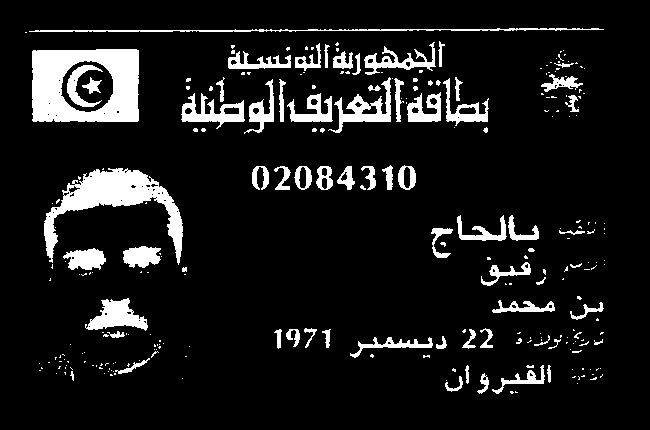
#> input picture ocr_cin/temp/no_noise.jpg, 650 x 430 px
$ python mask.py
#> lines starting #> are read from the running program, lines starting #| are printed output that depends on the picture; after the words box and inside, x2 and y2 are one past the last pixel; in counts of white or black regions, pixels touching at a corner belong together
import cv2
import numpy as np

image = cv2.imread('temp/no_noise.jpg')
#> image is the input picture: shape (430, 650, 3); min 0, max 255, mean 25.8

# Convert the image to grayscale
gray = cv2.cvtColor(image, cv2.COLOR_BGR2GRAY)

# Perform Gaussian smoothing
blurred = cv2.GaussianBlur(gray, (3, 3), 0)
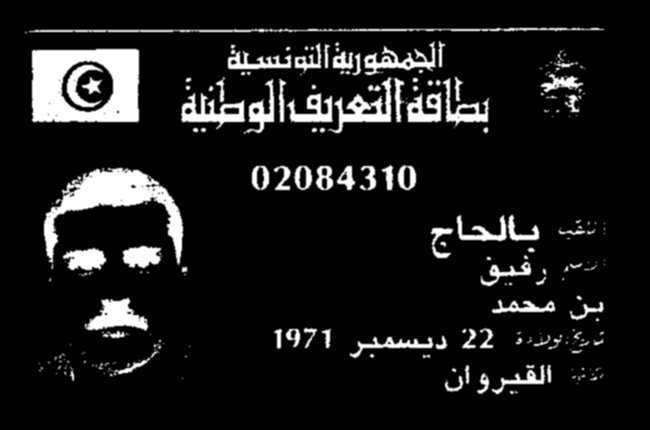
#> blurred: shape (430, 650); min 0, max 255, mean 25.8

# Perform Canny edge detection
edges = cv2.Canny(blurred, 50, 150)
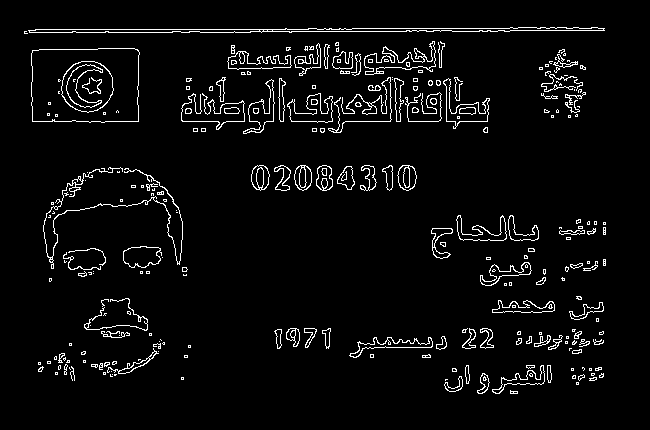
#> edges: shape (430, 650); 4.4% white in thin lines or dots, all inside (x1, y1, x2, y2) = (24, 27, 606, 394)

# Create a binary mask with the edges
mask = np.zeros_like(gray)
mask1 = np.zeros_like(gray)
# Draw the regions you want to keep visible on the mask using white color
cv2.rectangle(mask1, (250, 145), (430, 190), (255, 255, 255), -1)
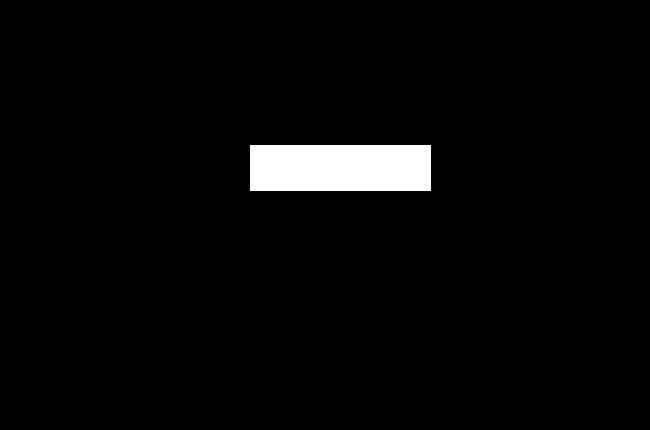
#> mask1: shape (430, 650); 3% white; 1 white region, box (x1, y1, x2, y2) and area: (250, 145, 431, 191) 8326

masked_image1 = cv2.bitwise_and(image,image, mask=mask1)
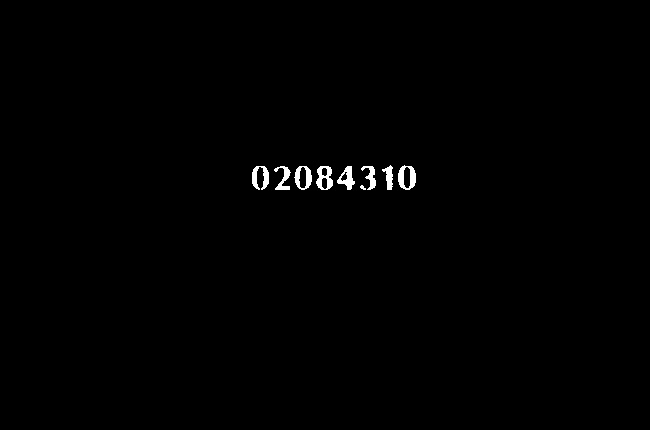
#> masked_image1: shape (430, 650, 3); min 0, max 255, mean 1.5

cv2.imwrite('masked_image1.jpg', masked_image1)


cv2.rectangle(mask, (250, 210), (557, 250), (255, 255, 255), -1)
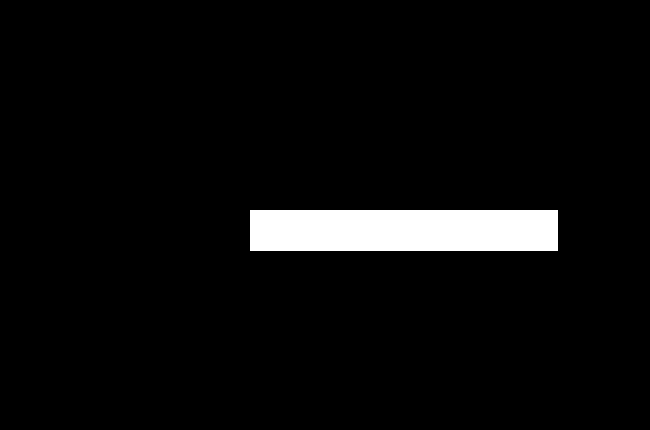
#> mask: shape (430, 650); 4.5% white; 1 white region, box (x1, y1, x2, y2) and area: (250, 210, 558, 251) 12628
cv2.rectangle(mask, (250, 250), (560, 290), (255, 255, 255), -1)
cv2.rectangle(mask, (250, 288), (625, 320), (255, 255, 255), -1)
cv2.rectangle(mask, (250, 320), (515, 365), (255, 255, 255), -1)
cv2.rectangle(mask, (250, 365), (570, 410), (255, 255, 255), -1)
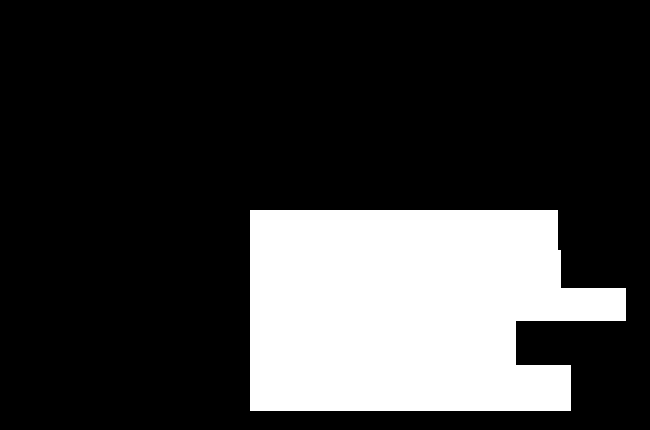
#> mask: shape (430, 650); 22.5% white; 1 white region, box (x1, y1, x2, y2) and area: (250, 210, 626, 411) 63016

masked_image = cv2.bitwise_and(image,image, mask=mask)
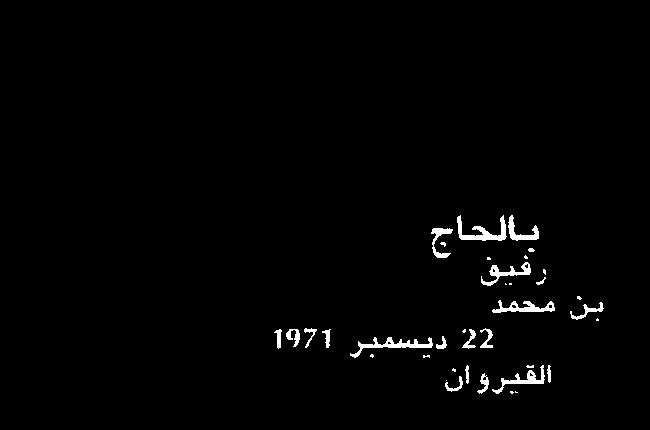
#> masked_image: shape (430, 650, 3); min 0, max 255, mean 3.6

cv2.imwrite('masked_image.jpg', masked_image)
